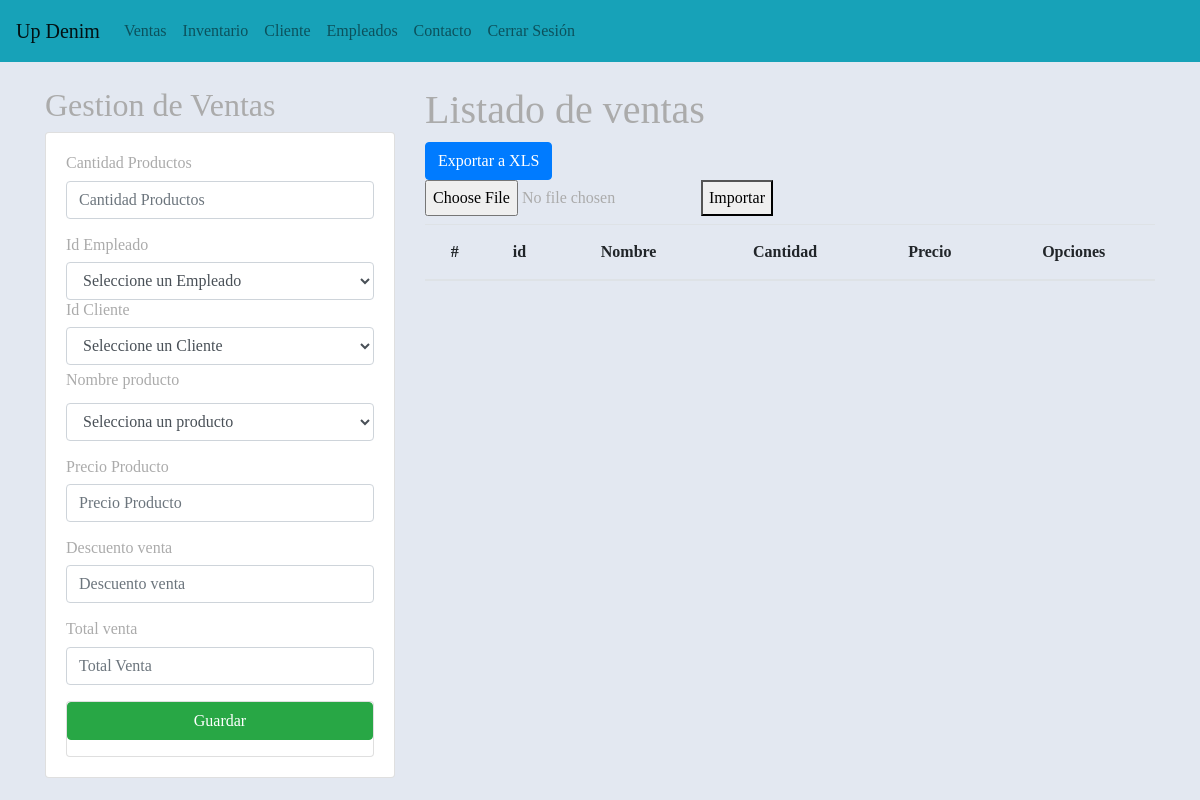
The page /gestionVentas/ (signed in) on the database as committed earlier.
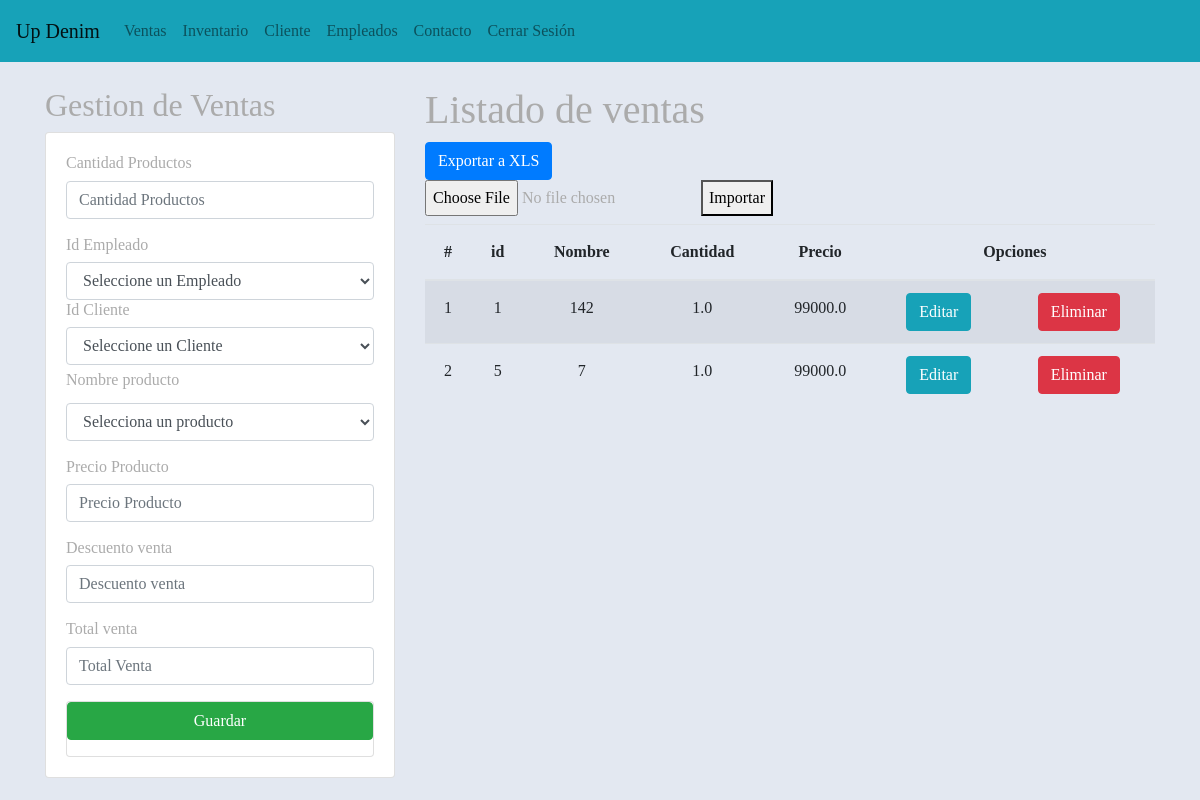
The same page on the database as committed later.
### aplicaciones/Academico/models.py (models this page shows, shortened)
class Ventas(models.Model):
    idVenta = models.AutoField(primary_key=True)
    cantidadProductos = models.CharField(max_length=50)
    descuentoVenta = models.CharField(max_length=50)
    precioProducto = models.CharField(max_length=50)
    idCliente = models.ForeignKey(Cliente, on_delete=models.CASCADE)
    idEmpleado = models.ForeignKey(Empleado, on_delete=models.CASCADE)  # Corrección aquí
    idProducto = models.CharField(max_length=50)
    TotalVenta = models.CharField(max_length=50)

### aplicaciones/Academico/views.py (the view)
# urls.py: path('gestionVentas/', views.vistaVentas),
@login_required
def vistaVentas(request):
    cliente = Cliente.objects.all()
    vistaVentas = Ventas.objects.all()
    empleado = Empleado.objects.all()
    inventarios=Inventario.objects.all()
    productos = Producto.objects.all()
    empleado = Empleado.objects.all()
    categoriaproductos=Categoriaproducto.objects.all()
    tallas=Talla.objects.all()
    inventarios=Inventario.objects.all()
    tiposmovimientosint=Tipomovimiento.objects.all()
    ubicacionesinventario=Ubicacioninventario.objects.all()
    inventario = Inventario.objects.all()
    context = {
            "productos": productos,
            "categoriaproductos": categoriaproductos,
            "tallas": tallas,
            "inventarios": inventarios,
            "tiposmovimientosint": tiposmovimientosint,
            "ubicacionesinventario": ubicacionesinventario,
            "empleados": empleado,
            "cliente": cliente,
            "ventas": vistaVentas,
            "inventario":inventario
    }
    return render(request, "gestionventas.html", context)

### aplicaciones/Academico/templates/gestionVentas.html (shortened to what this page needs)
{% extends "./base.html" %}
{% block body %}
{% load static %}
<link rel="stylesheet" href="{% static 'css/gestionVentas.css' %}">
<div class="row">
    <div class="col-sm-12 col-md-6 col-lg-4 col-xl-4">
        <h2> Gestion de Ventas </h2>
            <div class="card">
                <div class="card-body">
                <form action="/registrarVenta/" method="POST">  {% csrf_token %}
                    <div class="form-group">
                        <h6>Cantidad Productos</h6>
                        <input type="text" id="txtNombre" name="txtNombre" class="form-control" placeholder="Cantidad Productos" minlength="1" maxlength="58"  required>
                    </div>
                    <h6>Id Empleado</h6>
                    <select id="txtEmpleados" name="txtEmpleados" class="form-control" required>
                        <option value="">Seleccione un Empleado</option>
                    </select>
                    <h6>Id Cliente</h6>
                    <select id="txtClientela" name="txtClientela" class="form-control" required>
                        <option value="">Seleccione un Cliente</option>
                    </select>
                    <div class="form-group">
                        <label for="nombreproducto">Nombre producto</label>
                        <select id="txtProducto" name="txtProducto" class="form-control" required>
                            <option value="">Selecciona un producto</option>
                        </select>
                    </div>
                    <div class="form-group">
                        <h6>Precio Producto</h6>
                        <input type="text" id="txtPrecio" name="txtPrecio" class="form-control" placeholder="Precio Producto" minlength="1" maxlength="58" required>
                    </div>
                    <div class="form-group">
                        <h6>Descuento venta</h6>
                        <input type="text" id="txtCategoria" name="txtCategoria" class="form-control"  placeholder="Descuento venta" minlength="1" maxlength="58" required>
                    </div>
                    <div class="form-group">
                        <h6>Total venta</h6>
                        <input type="text" id="txtVenta" name="txtVenta" class="form-control"  placeholder="Total Venta" minlength="3" maxlength="58" required>
                    </div>
                    <div class="card">
                        <div class="form-group">
                            <button type="submit" class="btn btn-success btn-block text-white">Guardar</button>
                        </div>
                 </form>
            </div>
            </div>
        </div>
    </div>
<div class="col-sm-12 col-md-6 col-lg-8 col-xl-8">
    <h1> Listado de ventas </h1>        <a href="{% url 'exportar_a_xls' %}" class="btn btn-primary">Exportar a XLS</a>
    <form method="post" action="{% url 'importar_excel' %}" enctype="multipart/form-data">
        <input type="file" name="archivo_excel">
        <button type="submit">Importar</button>
    </form>
<div class="table-responsive py-2">
    <table class="table table-striped">
        <thead>
            <tr>
                <th>#</th>
                <th>id</th>
                <th>Nombre</th>
                <th>Cantidad</th>
                <th>Precio</th>
                <th colspan="2">Opciones</th>
            </tr>
        </thead>
        <tbody>
        {% for v in ventas%}
            <tr>
                <td>{{forloop.counter}}</td>
                <td>{{v.idVenta}}</td>
                <td>{{v.cantidadProductos}}</td>
                <td>{{v.descuentoVenta}}</td>
                <td>{{v.precioProducto}}</td>
                <td><a href="/edicionVenta/{{v.idVenta}}" class="btn btn-info">Editar</a></td>
                <td><a href="/eliminarVenta/{{v.idVenta}}" class="btn btn-danger btnEliminacion">Eliminar</a></td>
            </tr>
        {% endfor%}
        </tbody>
    </table>
</div>
</div>
</div>
{% endblock %}

Rows that differ between the two databases and show on the page:
added Ventas: idVenta "1", cantidadProductos "142", descuentoVenta "1.0", precioProducto "99000.0"
added Ventas: idVenta "5", cantidadProductos "7", descuentoVenta "1.0", precioProducto "99000.0"
